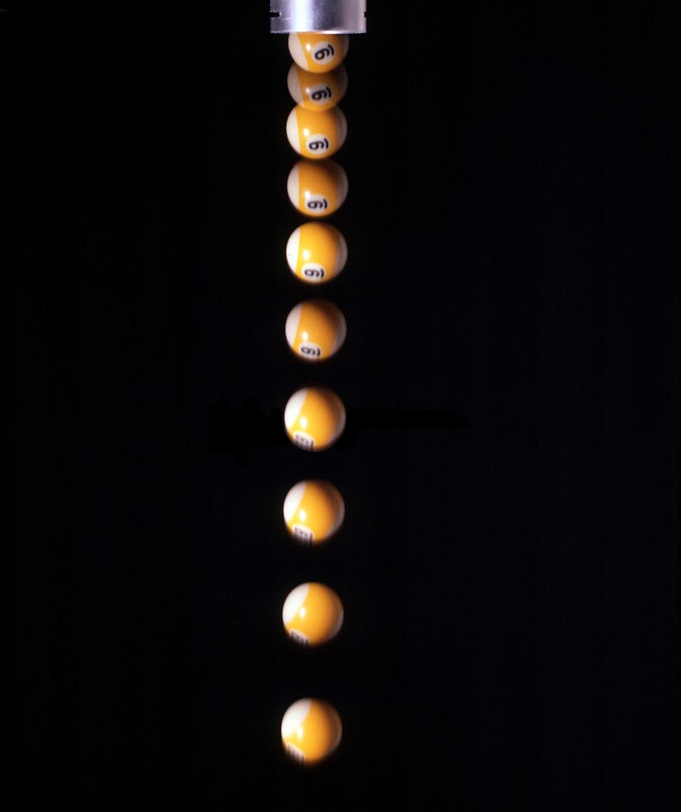
#> input picture Bolas1.tif, 681 x 812 px
$ jupyter execute cal_acel.ipynb   (shell and % lines are left out)   (older library calls are emulated)
#> lines starting #> are read from the running program, lines starting #| are printed output that depends on the picture; after the words box and inside, x2 and y2 are one past the last pixel; in counts of white or black regions, pixels touching at a corner belong together
[cell 1]
import scipy.ndimage as nd
from scipy.misc import imread

import numpy as np
from numpy.linalg import inv,lstsq
from pylab import *
%pylab

[cell 2]
def cal_acel(imname,dx,f ):
#> called with imname = 'Bolas1.tif', dx = 0.2, f = 5.3
    imagen=imread(imname) #leer la imagen
#> imagen is the input picture: shape (812, 681, 3); mean R, G, B 12.4, 9.7, 9.7
    imfloat=np.asarray(imagen,dtype=np.float32) #overtir a punto flotante
    imgrey=(imfloat[:,:,0]+imfloat[:,:,1]+imfloat[:,:,2])/3 #escala de grices
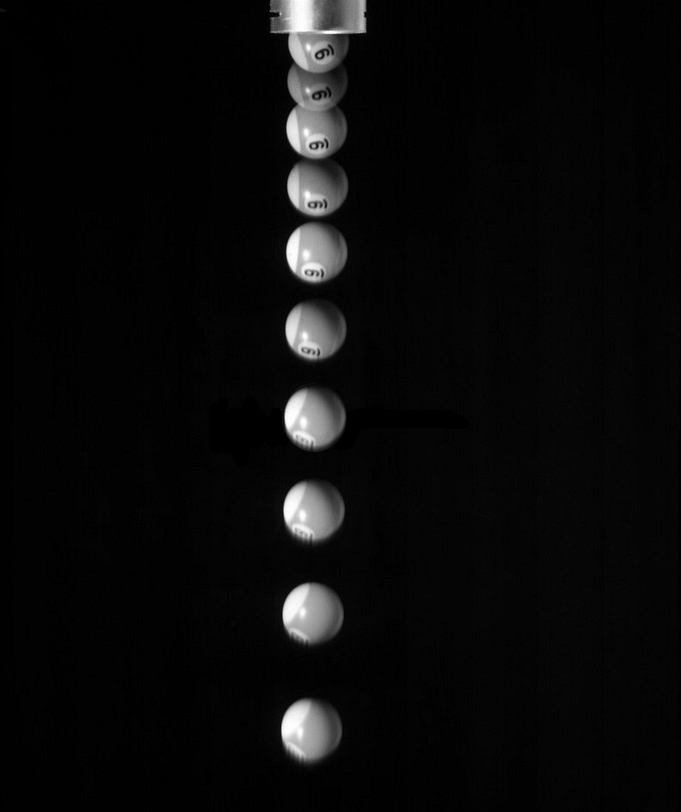
#> imgrey: shape (812, 681) float32; min 0, max 255, mean 10.6
    imfil=nd.median_filter(imgrey,(3,3)) #filtrar imagen
    imbin=where(imfil<50,0,255) #binarizar
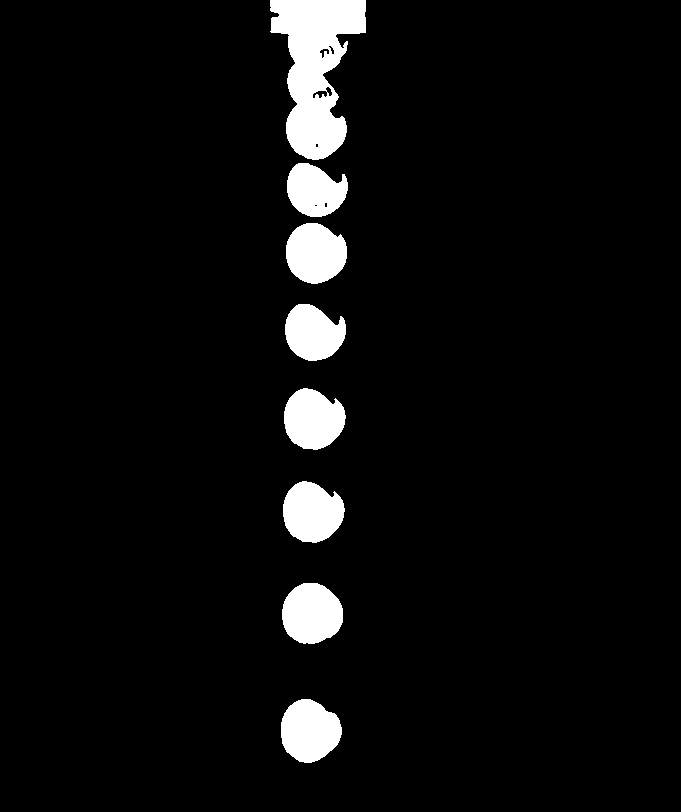
#> imbin: shape (812, 681) int64; 5.1% white; 8 white regions, largest, box (x1, y1, x2, y2) and area: (270, 0, 366, 160) 8957, (281, 699, 342, 763) 2941, (282, 583, 343, 644) 2935
    imnum,n=nd.label(imbin) #etiquetar las bolas
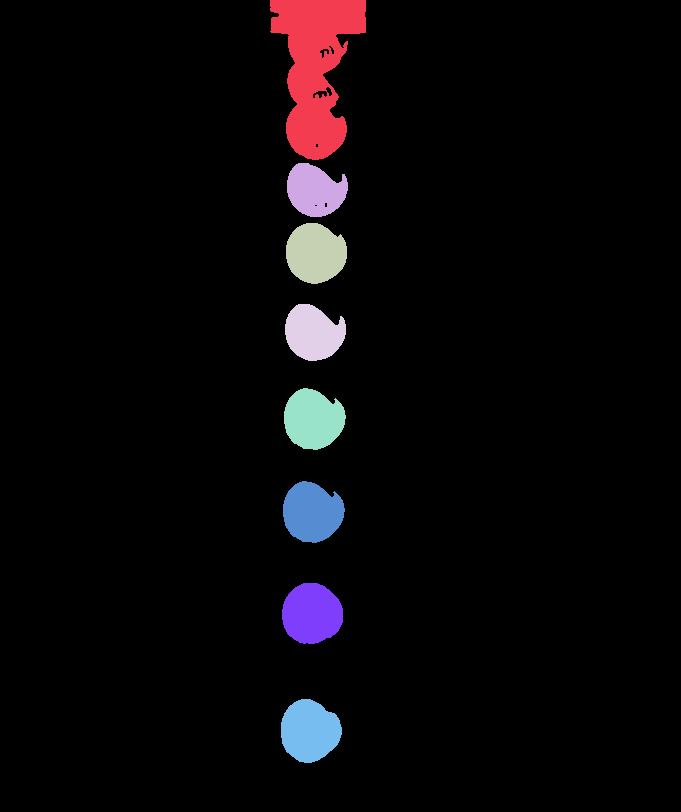
#> imnum: shape (812, 681) int32; 9 distinct labels, from 0 to 8; one colour per label, 0 black
#> n = 8
    px=nd.measurements.center_of_mass(imgrey,imnum, [3,4,5,6,7,8]) #encontrar los centros de masa
#> px = [(253.5, 311.1), (333.5, 309), (419.4, 308.4), (512.4, 307.4), (612, 307.2), (729.9, 304.5)]


    #v0=9810*pow(2*0.2*px[0][0]/9810,0.5) #velocidad inicial y posicion inicial
    #x0=px[0][0]*dx

    y=[]
    b=len(px)
#> b = 6
    for i in range(b):
        y.append((px[i][0]*dx))
#> after the loop, y = [50.71, 66.69, 83.88, 102.5, 122.4, 146]

    t=[]
    for i in range(len(y)):
        t.append(i*(1.0/f))
#> this loop made 6 passes
#> after the loop, t = [0, 0.189, 0.377, 0.566, 0.755, 0.943]

    t2=[]
    for j in range(len(t)):
        t2.append(t[j]*t[j])
#> after the loop, t2 = [0, 0.0356, 0.142, 0.32, 0.57, 0.89]


    print(len(y),len(t2))
#| 6 6
    #print(y)
    #minimos cuadrados


    x=np.array(t2)
#> x = [0, 0.0356, 0.142, 0.32, 0.57, 0.89]
    y=np.array(y)

    #x=np.linspace(0,15,10)
    #y=10+4.566*x+5.67*x**2+0*np.random.random(x.shape)


    f=[]
    f.append(lambda x:np.ones_like(x))
    f.append(lambda x:x)
    f.append(lambda x:x**2)

    Xt=[]

    for fu in f:
        Xt.append(fu(x))
#> this loop made 3 passes
#> after the loop, Xt = [[1, 1, 1, 1, 1, 1], [0, 0.0356, 0.142, 0.32, 0.57, 0.89], [0, 0.00127, 0.0203, 0.103, 0.324, 0.792]]

    Xt= np.array(Xt)
    X=Xt.transpose()
#> X = [[1, 0, 0], [1, 0.0356, 0.00127], [1, 0.142, 0.0203], [1, 0.32, 0.103], [1, 0.57, 0.324], [1, 0.89, 0.792]]


    a = np.dot(np.dot(inv(np.dot(Xt,X)),Xt),y)
#> a = [57.28, 162.8, -72.72]

    #print( a)

    #print(lstsq(X,y)[0])
    #print(X)

    plot(y,x)

    y1=0
    for n,ac in enumerate(a):
        #print n, ac,x
        y1=y1+ac*x**n
#> this loop made 3 passes
#> (ac, y1) on passes 1 to 3: (57.28, [57.28, 57.28, 57.28, 57.28, 57.28, 57.28]), (162.8, [57.28, 63.07, 80.46, 109.4, 150, 202.1]), (-72.72, [57.28, 62.98, 78.98, 102, 126.4, 144.5])
        #print y1
    plot(y1,x)
    plt.ylabel("t2")
    plt.xlabel("y(altura)")

    show()
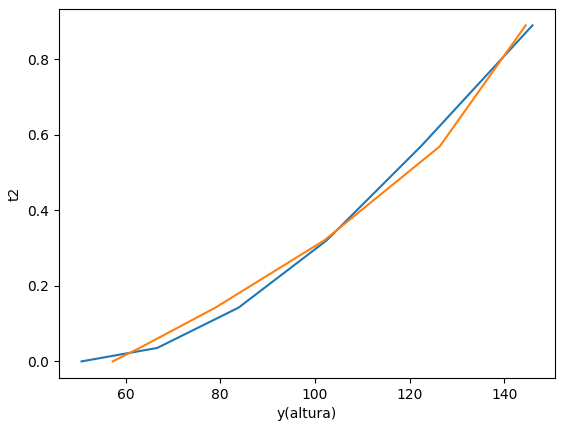
#> figure drawn by matplotlib, 1 panel


    return (a , y, t2)

$ run again, with Bolas2.tif copied over Bolas1.tif
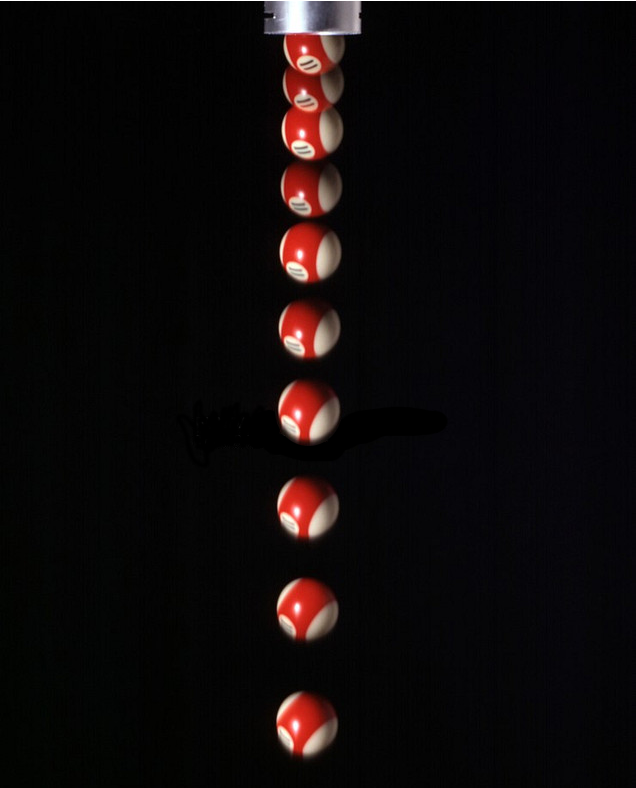
#> input picture Bolas2.tif, 636 x 788 px
#> in cal_acel, imagen is the input picture: shape (788, 636, 3); mean R, G, B 14.2, 9.5, 9.9
#> imbin: shape (788, 636) int64; 5.5% white; 8 white regions, largest, box (x1, y1, x2, y2) and area: (0, 0, 636, 160) 9933, (276, 578, 338, 641) 2774, (279, 225, 341, 283) 2742
#> in cal_acel, `imnum,n=nd.label(imbin)`:
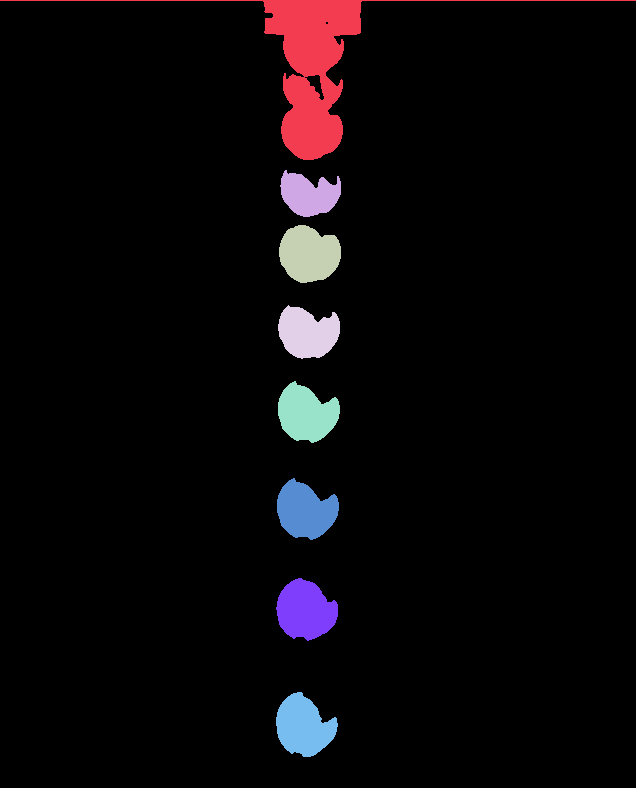
#> imnum: shape (788, 636) int32; 9 distinct labels, from 0 to 8; one colour per label, 0 black
#> n = 8
#> px = [(256.3, 307.4), (335.1, 305.8), (415.7, 304.2), (512.7, 303.2), (610.7, 302.3), (727.1, 300.2)]
#> b = 6
#> after the loop in cal_acel, `for i in range(b):`: y = [51.26, 67.02, 83.14, 102.5, 122.1, 145.4]
#> the loop in cal_acel, `for i in range(len(y)):` made 6 passes
#> after the loop in cal_acel, `for i in range(len(y)):`: t = [0, 0.189, 0.377, 0.566, 0.755, 0.943]
#> the loop in cal_acel, `for j in range(len(t)):` made 6 passes
#> after the loop in cal_acel, `for j in range(len(t)):`: t2 = [0, 0.0356, 0.142, 0.32, 0.57, 0.89]
#| 6 6
#> the loop in cal_acel, `for fu in f:` made 3 passes
#> after the loop in cal_acel, `for fu in f:`: Xt = [[1, 1, 1, 1, 1, 1], [0, 0.0356, 0.142, 0.32, 0.57, 0.89], [0, 0.00127, 0.0203, 0.103, 0.324, 0.792]]
#> X = [[1, 0, 0], [1, 0.0356, 0.00127], [1, 0.142, 0.0203], [1, 0.32, 0.103], [1, 0.57, 0.324], [1, 0.89, 0.792]]
#> a = [57.54, 160.9, -71.57]
#> the loop in cal_acel, `for n,ac in enumerate(a):` made 3 passes
#> (ac, y1) on passes 1 to 3: (57.54, [57.54, 57.54, 57.54, 57.54, 57.54, 57.54]), (160.9, [57.54, 63.27, 80.46, 109.1, 149.2, 200.8]), (-71.57, [57.54, 63.18, 79, 101.8, 126, 144.1])
#> in cal_acel, `show()`:
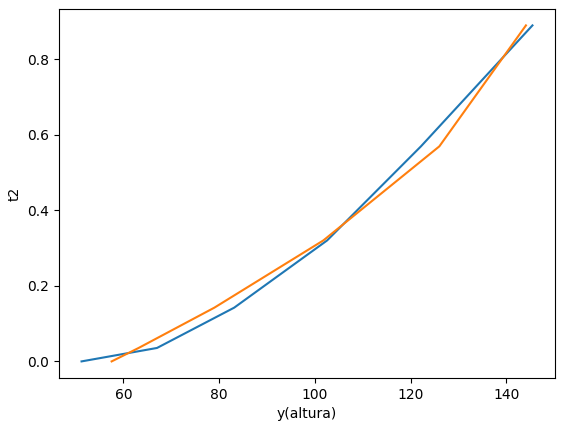
#> figure drawn by matplotlib, 1 panel
